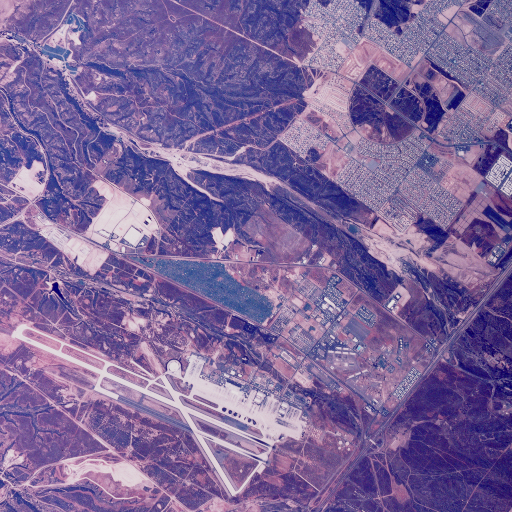
#> input picture 2.1.01.tiff, 512 x 512 px
$ jupyter execute EnhancementSigmoid.ipynb
#> lines starting #> are read from the running program, lines starting #| are printed output that depends on the picture; after the words box and inside, x2 and y2 are one past the last pixel; in counts of white or black regions, pixels touching at a corner belong together
[cell 1]
import numpy as np
import cv2
import matplotlib.pyplot as plt


img = cv2.imread("2.1.01.tiff")
#> img is the input picture: shape (512, 512, 3); mean B, G, R 153.9, 102.8, 125.8
plt.imshow(img)
plt.show()

[cell 2]
#gain = 10
#cutoff = 0.5
newimg = np.copy(img)

newimg[:,:,0] = img[:,:,0]
newimg[:,:,1] = img[:,:,1]
newimg[:,:,2] = img[:,:,2]

[cell 3]
# red
LredMin = newimg[..., 0].min()
#> LredMin = 59
LredMax = newimg[..., 0].max()
#> LredMax = 227

# green
LgreenMin = newimg[..., 1].min()
#> LgreenMin = 0
LgreenMax = newimg[..., 1].max()
#> LgreenMax = 228

# blue
LblueMin = newimg[..., 2].min()
#> LblueMin = 2
LblueMax = newimg[..., 2].max()
#> LblueMax = 231

[cell 4]
#Normalizing in range [0, 1]

newimg[:,:,0] = (newimg[:,:,0] - LredMin) / (LredMax - LredMin)
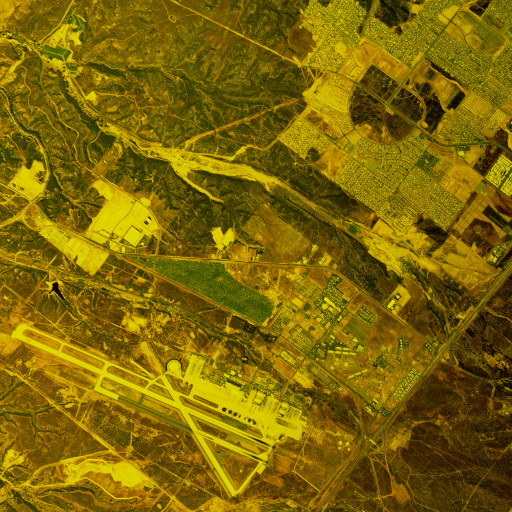
#> newimg: shape (512, 512, 3); mean B, G, R 0, 102.8, 125.8
mean_r = np.mean(newimg[:,:,0])
#> mean_r = 1.53e-05

newimg[:,:,1] = (newimg[:,:,1] - LgreenMin) / (LgreenMax - LgreenMin)
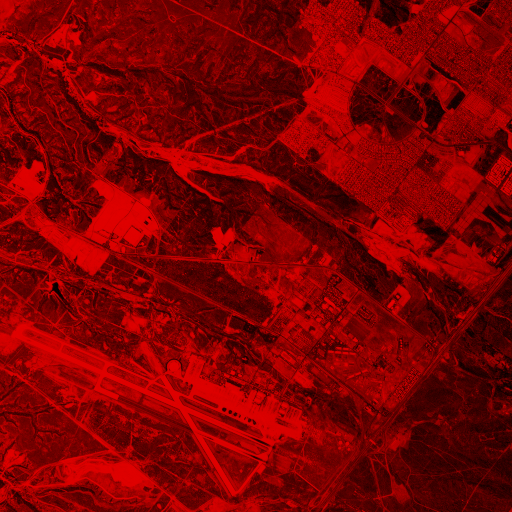
#> newimg: shape (512, 512, 3); mean B, G, R 0, 0, 125.8
mean_g = np.mean(newimg[:,:,1])
#> mean_g = 3.81e-06

newimg[:,:,2] = (newimg[:,:,2] - LblueMin) / (LblueMax - LblueMin)
mean_b = np.mean(newimg[:,:,2])
#> mean_b = 3.81e-06

[cell 5]
import numpy as np

#alpha = 0.3
#beta = 1.0
#e = 2.71

beta = 1.0
alpha_r = ((np.log(mean_r/255))/np.log(mean_r))* (beta**(np.log(mean_r)))
#> alpha_r = 1.5
alpha_g = ((np.log(mean_g/255))/np.log(mean_g))* (beta**(np.log(mean_g)))
#> alpha_g = 1.44
alpha_b = ((np.log(mean_b/255))/np.log(mean_b))* (beta**(np.log(mean_b)))
#> alpha_b = 1.44


for i in range(newimg.shape[0]):
    for j in range(newimg.shape[1]):
        newimg[:,:,0][i][j] = 255 * (newimg[:,:,0][i][j] ** (alpha_r * (beta ** (-np.log(mean_r)))))
        newimg[:,:,1][i][j] = 255 * (newimg[:,:,1][i][j] ** (alpha_g * (beta ** (-np.log(mean_g)))))
        newimg[:,:,2][i][j] = 255 * (newimg[:,:,2][i][j] ** (alpha_b * (beta ** (-np.log(mean_b)))))
#> newimg: shape (512, 512, 3); mean B, G, R 0, 0, 0

newimg = newimg[:,:,0].astype('uint8')
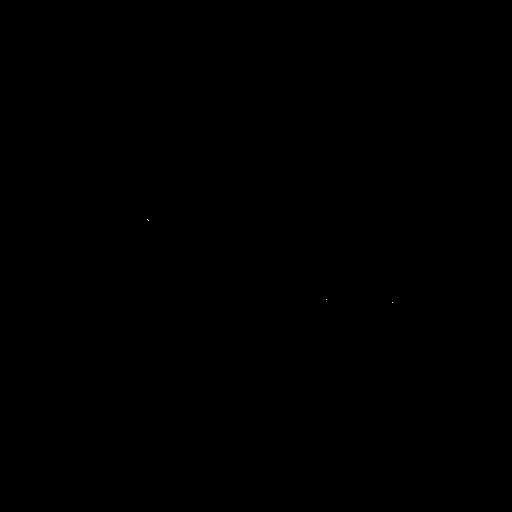
#> newimg: shape (512, 512); 0% white in thin lines or dots, all inside (x1, y1, x2, y2) = (147, 219, 393, 303)

$ run again, with 2.1.02.tiff copied over 2.1.01.tiff
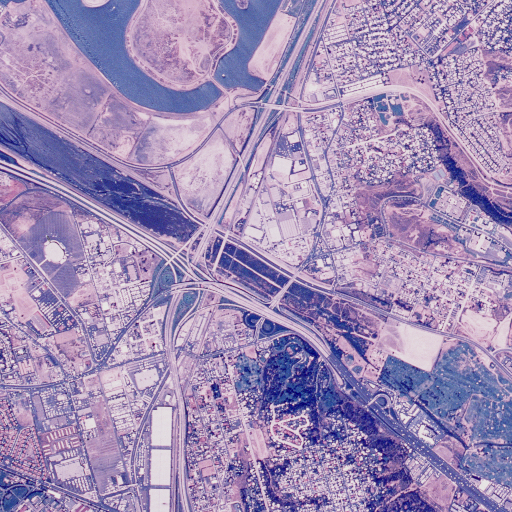
#> input picture 2.1.02.tiff, 512 x 512 px
#> img is the input picture: shape (512, 512, 3); mean B, G, R 181.7, 140.4, 160.2
#> LredMin = 84
#> LredMax = 231
#> LgreenMin = 0
#> LgreenMax = 232
#> LblueMin = 0
#> LblueMax = 233
#> `newimg[:,:,0] = (newimg[:,:,0] - LredMin) / (LredMax - LredMin)`:
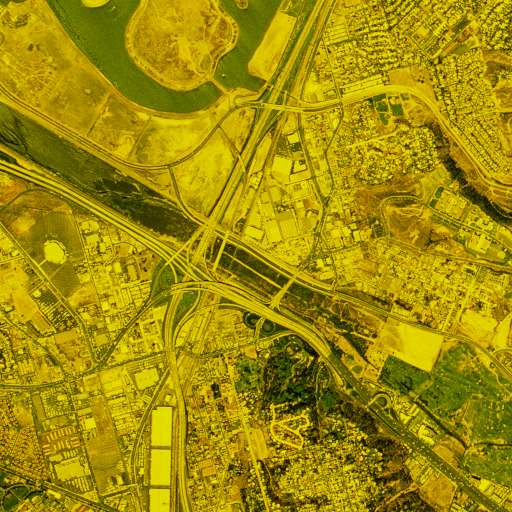
#> newimg: shape (512, 512, 3); mean B, G, R 0, 140.4, 160.2
#> mean_r = 3.05e-05
#> `newimg[:,:,1] = (newimg[:,:,1] - LgreenMin) / (LgreenMax - LgreenMin)`:
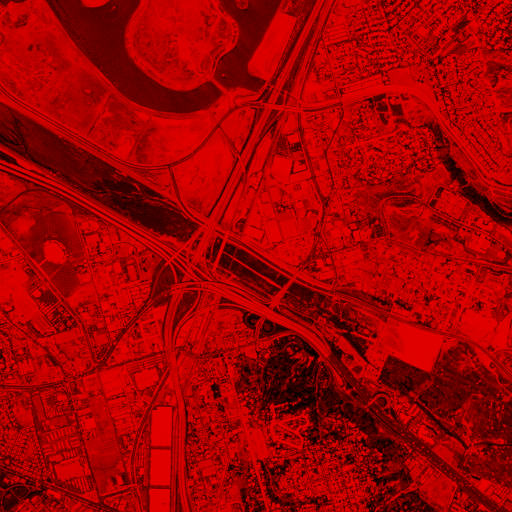
#> newimg: shape (512, 512, 3); mean B, G, R 0, 0, 160.2
#> mean_g = 3.81e-06
#> mean_b = 1.91e-05
#> alpha_r = 1.53
#> alpha_g = 1.44
#> alpha_b = 1.51

$ run again, with 2.2.01.tiff copied over 2.1.01.tiff
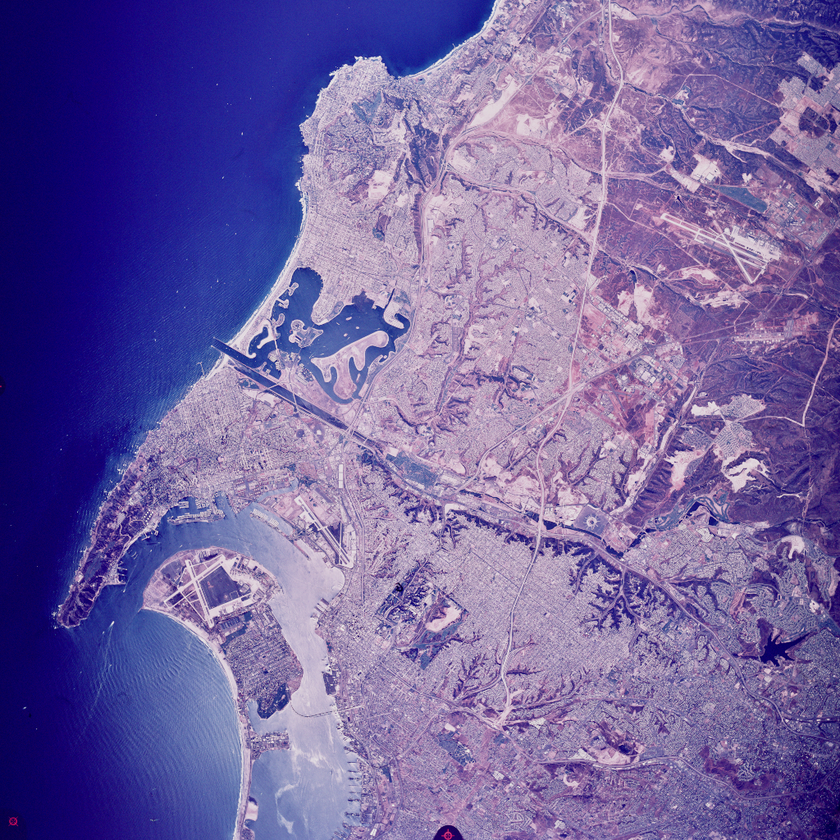
#> input picture 2.2.01.tiff, 840 x 840 px, shrunk from 1024 x 1024 before the run
#> img is the input picture: shape (840, 840, 3); mean B, G, R 159.6, 99, 114.6
#> LredMin = 20
#> LredMax = 238
#> LgreenMin = 0
#> LgreenMax = 254
#> LblueMin = 0
#> LblueMax = 251
#> `newimg[:,:,0] = (newimg[:,:,0] - LredMin) / (LredMax - LredMin)`:
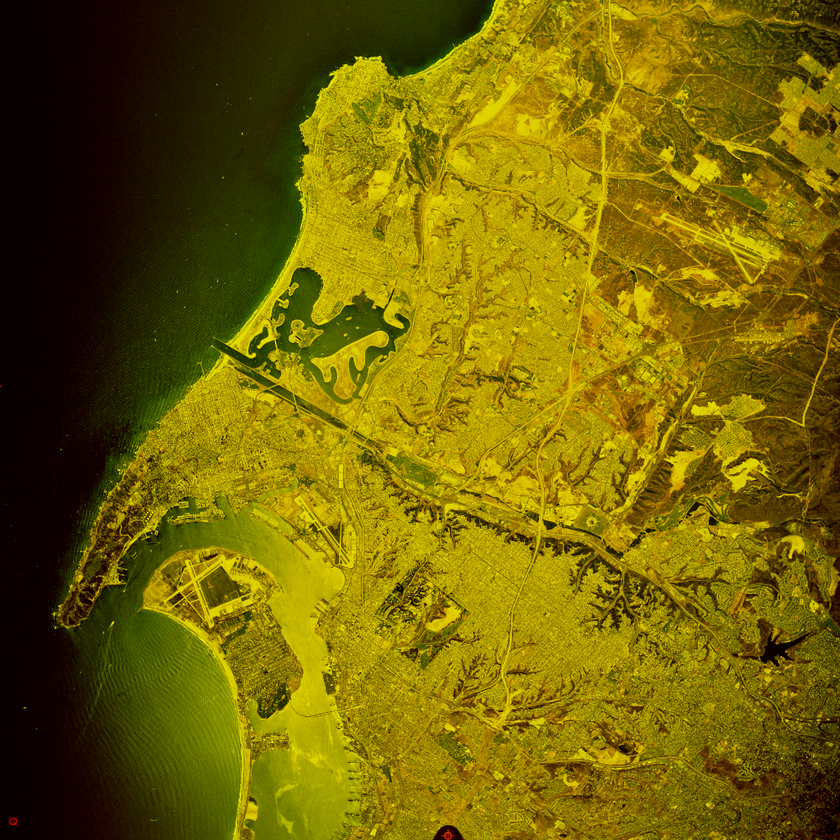
#> newimg: shape (840, 840, 3); mean B, G, R 0, 99, 114.6
#> mean_r = 5.67e-06
#> `newimg[:,:,1] = (newimg[:,:,1] - LgreenMin) / (LgreenMax - LgreenMin)`:
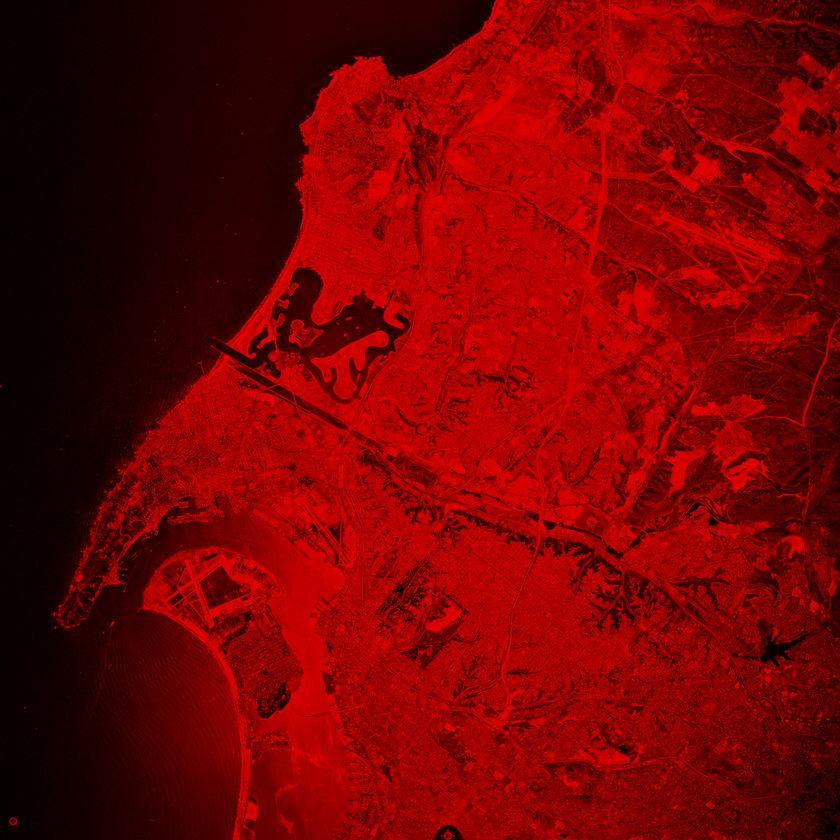
#> newimg: shape (840, 840, 3); mean B, G, R 0, 0, 114.6
#> mean_g = 1.42e-06
#> mean_b = 2.83e-06
#> alpha_r = 1.46
#> alpha_g = 1.41
#> alpha_b = 1.43

$ run again, with 2.2.05.tiff copied over 2.1.01.tiff
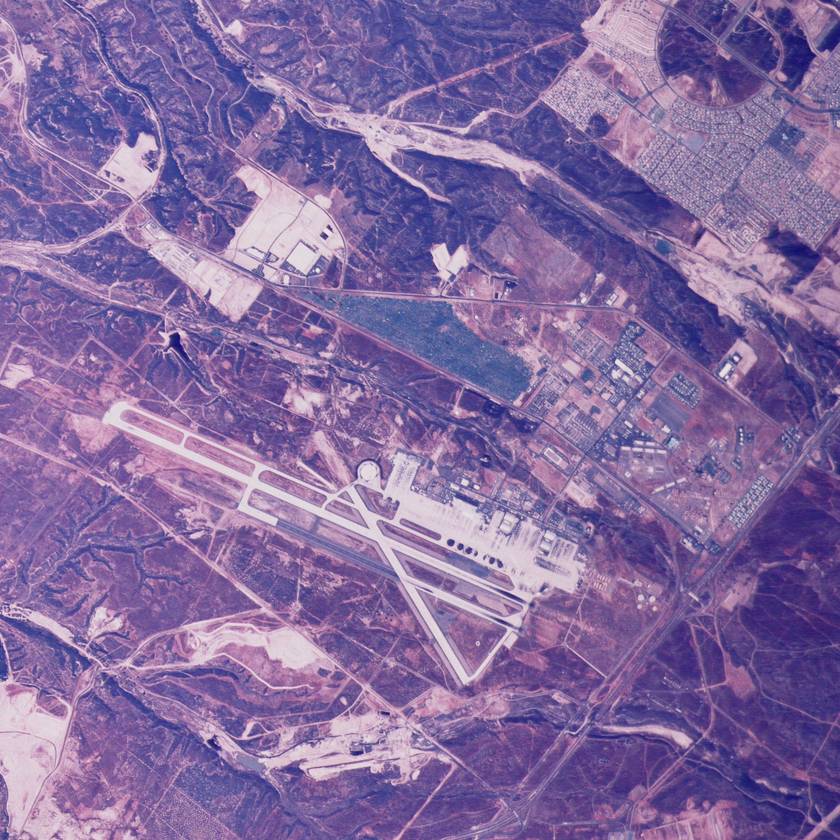
#> input picture 2.2.05.tiff, 840 x 840 px, shrunk from 1024 x 1024 before the run
#> img is the input picture: shape (840, 840, 3); mean B, G, R 159.7, 107.5, 131.9
#> LredMin = 71
#> LredMax = 235
#> LgreenMin = 10
#> LgreenMax = 236
#> LblueMin = 12
#> LblueMax = 241
#> `newimg[:,:,0] = (newimg[:,:,0] - LredMin) / (LredMax - LredMin)`:
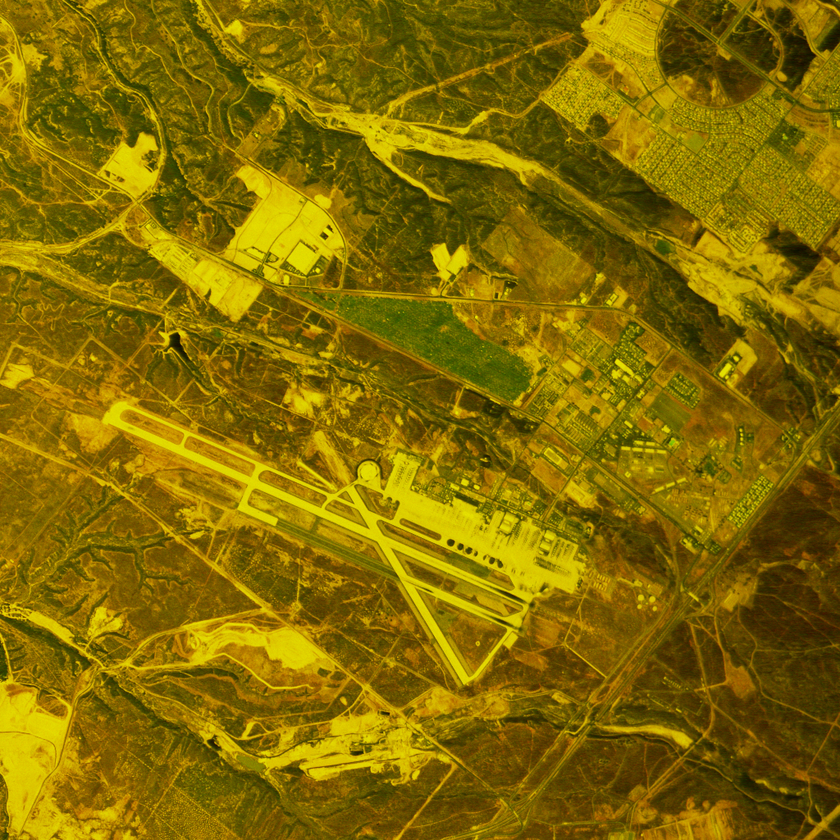
#> newimg: shape (840, 840, 3); mean B, G, R 0, 107.5, 131.9
#> mean_r = 2.83e-06
#> `newimg[:,:,1] = (newimg[:,:,1] - LgreenMin) / (LgreenMax - LgreenMin)`:
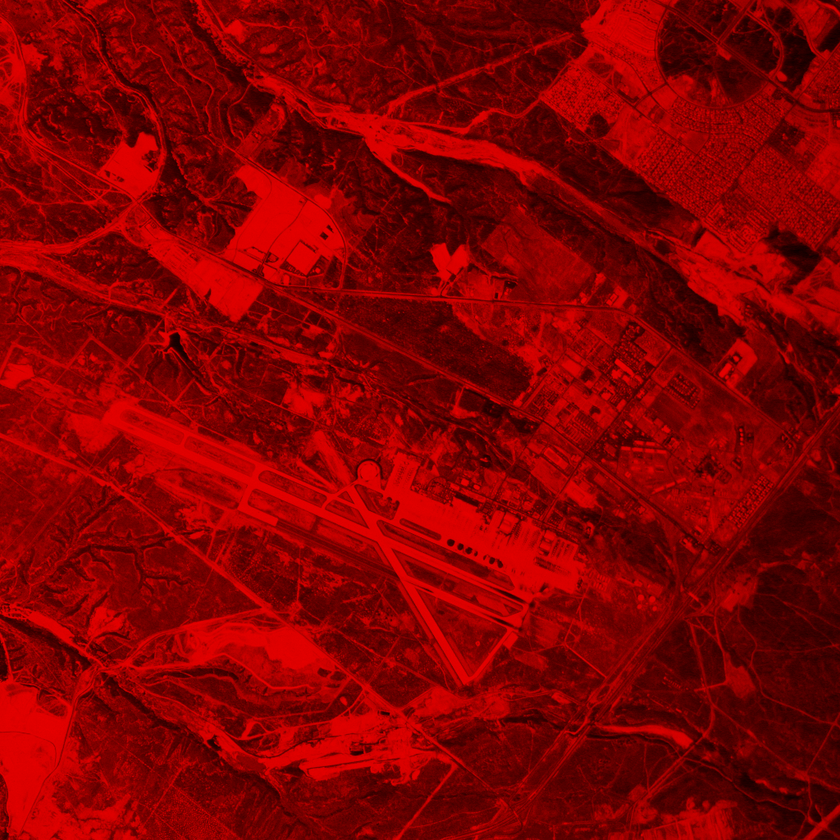
#> newimg: shape (840, 840, 3); mean B, G, R 0, 0, 131.9
#> mean_g = 4.25e-06
#> mean_b = 1.42e-06
#> alpha_r = 1.43
#> alpha_g = 1.45
#> alpha_b = 1.41
